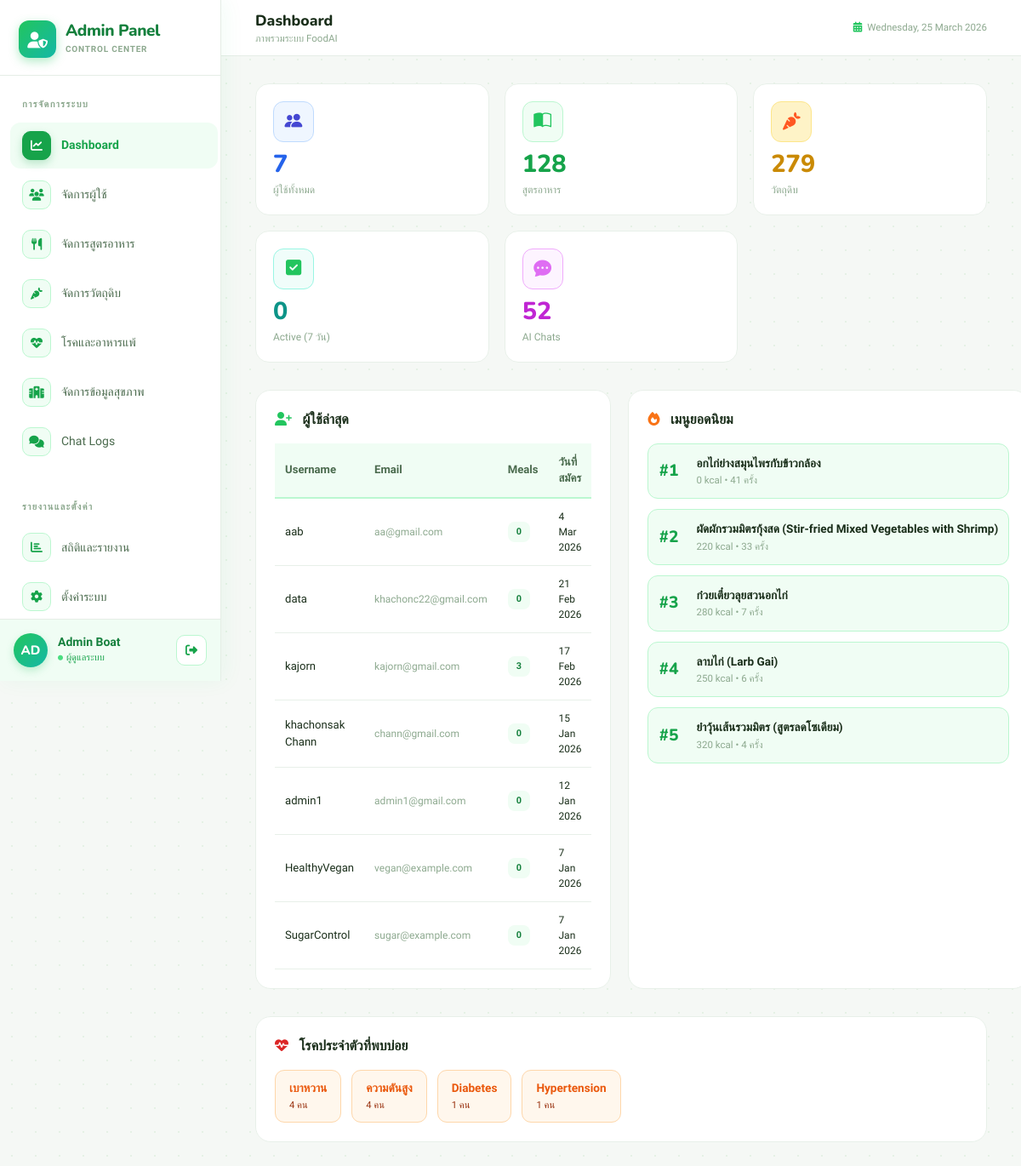
The page /admin/admin_dashboard.php (signed in) on the database as committed earlier.
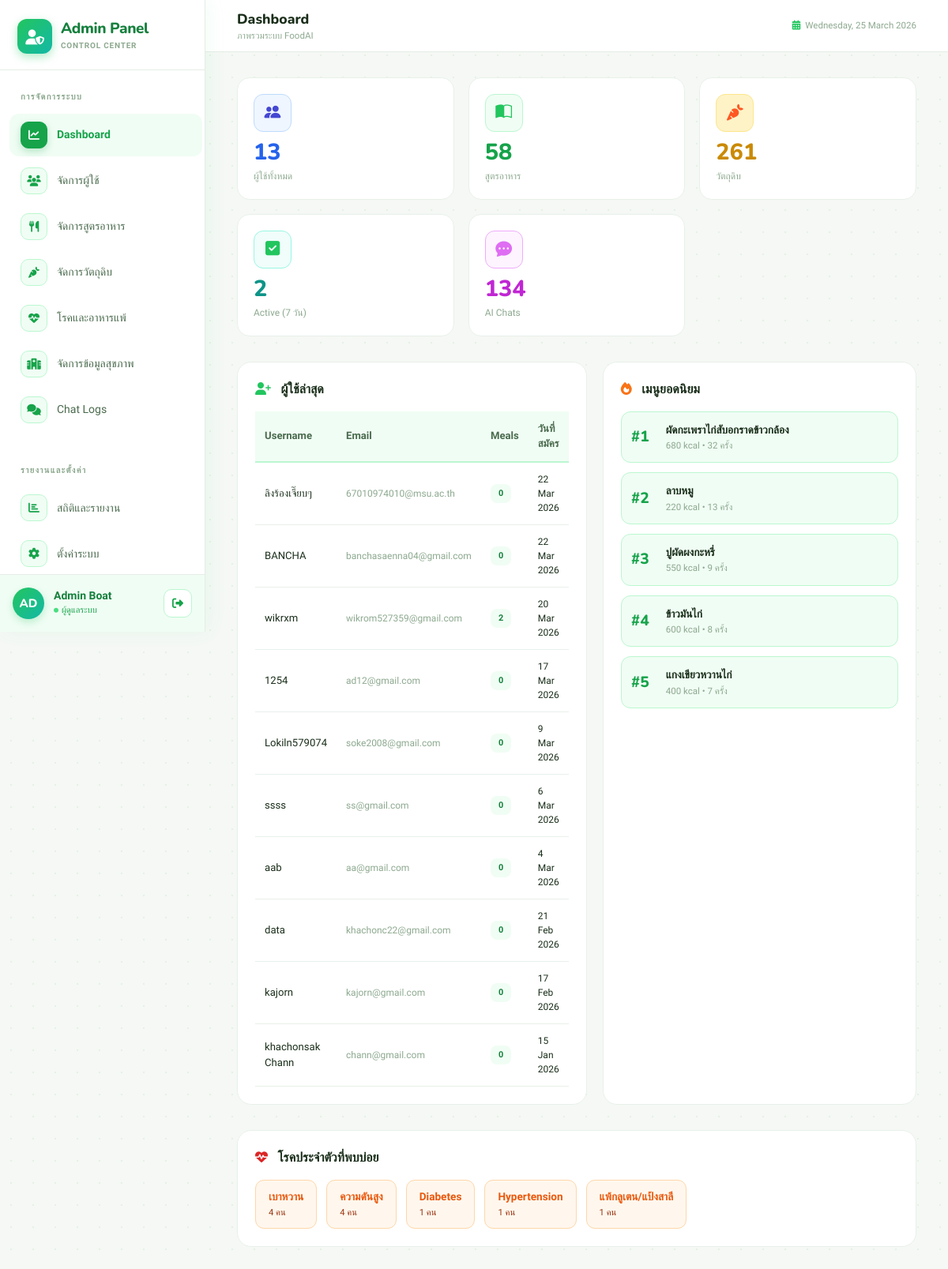
The same page on the database as committed later.
### tables this page shows
CREATE TABLE `users` (
  `id` int(11) NOT NULL,
  `username` varchar(50) NOT NULL,
  `email` varchar(100) NOT NULL,
  `password_hash` text NOT NULL,
  `otp_code` varchar(6) DEFAULT NULL,
  `otp_expires_at` datetime DEFAULT NULL,
  `created_at` timestamp NOT NULL DEFAULT current_timestamp(),
  `first_name` varchar(100) DEFAULT NULL,
  `last_name` varchar(100) DEFAULT NULL,
  `birth_date` date DEFAULT NULL,
  `profile_image` text DEFAULT NULL,
  `role` int(1) DEFAULT 0
);

CREATE TABLE `recipes` (
  `id` int(11) NOT NULL,
  `title` varchar(200) NOT NULL,
  `description` text DEFAULT NULL,
  `ingredients` text DEFAULT NULL,
  `instructions` text NOT NULL,
  `servings` int(11) DEFAULT 1,
  `image` varchar(255) DEFAULT NULL,
  `created_by` int(11) DEFAULT NULL,
  `created_at` timestamp NOT NULL DEFAULT current_timestamp(),
  `calories` int(11) DEFAULT 0,
  `view_count` int(11) DEFAULT 0
);

### admin/admin_dashboard.php (the view, shortened to what the changed rows need)
<?php
include '../config/connect.php';
$total_users = $conn->query("SELECT COUNT(*) as count FROM users WHERE email NOT LIKE '%@admin.com'")->fetch_assoc()['count'];
$total_recipes = $conn->query("SELECT COUNT(*) as count FROM recipes")->fetch_assoc()['count'];
$total_ingredients = $conn->query("SELECT COUNT(*) as count FROM ingredients")->fetch_assoc()['count'];
$active_users = $conn->query("SELECT COUNT(DISTINCT user_id) as count FROM meal_logs WHERE logged_at >= DATE_SUB(NOW(), INTERVAL 7 DAY)")->fetch_assoc()['count'];
$total_chats = $conn->query("SELECT COUNT(*) as count FROM chat_logs WHERE sender = 'user'")->fetch_assoc()['count'];
$hc_query = $conn->query("
    SELECT health_conditions
    FROM health_profiles
    WHERE health_conditions IS NOT NULL
    AND health_conditions != ''
");
$hc_counts = [];
while ($row = $hc_query->fetch_assoc()) {
    $conditions = explode(',', $row['health_conditions']);
    foreach ($conditions as $c) {
        $c = trim($c);
        if ($c !== '' && !in_array(mb_strtolower($c, 'UTF-8'), ['none', 'ไม่มี', 'ไม่มีโรคประจำตัว', 'ไม่มีโรค', '-'])) {
            if (!isset($hc_counts[$c])) {
                $hc_counts[$c] = 0;
            }
            $hc_counts[$c]++;
        }
    }
}
arsort($hc_counts);
$health_conditions = [];
foreach ($hc_counts as $name => $count) {
    $health_conditions[] = ['health_conditions' => $name, 'count' => $count];
    if (count($health_conditions) >= 5) break;
}
$recent_users = $conn->query("
    SELECT u.id, u.username, u.email, u.first_name, u.last_name, u.created_at,
           (SELECT COUNT(*) FROM meal_logs WHERE user_id = u.id) as meal_count
    FROM users u
    WHERE u.email NOT LIKE '%@admin.com'
    ORDER BY u.created_at DESC
    LIMIT 10
")->fetch_all(MYSQLI_ASSOC);
$popular_recipes = $conn->query("
    SELECT id, title, calories, view_count
    FROM recipes
    ORDER BY view_count DESC
    LIMIT 5
")->fetch_all(MYSQLI_ASSOC);
?>
<!DOCTYPE html>
<html lang="th">
<head>
<script src="https://cdn.tailwindcss.com"></script>
<link rel="stylesheet" href="https://cdnjs.cloudflare.com/ajax/libs/font-awesome/6.4.0/css/all.min.css">
<link rel="stylesheet" href="https://cdn.jsdelivr.net/npm/bootstrap-icons@1.11.1/font/bootstrap-icons.css">
</head>
<body>
<div class="page-wrap">
  <main style="padding:2rem 2.5rem 3.5rem;">
    <div class="rv rv1" style="display:grid;grid-template-columns:repeat(auto-fit,minmax(220px,1fr));gap:18px;margin-bottom:2rem;">
      <div class="stat-card">
        <div class="stat-icon" style="background:#eff6ff;border:1px solid #bfdbfe;"><i class="bi bi-people-fill" style="color: #4447d2;"></i></div>
        <div class="stat-val" style="color:#2563eb;"><?= number_format($total_users) ?></div>
        <div class="stat-lbl">ผู้ใช้ทั้งหมด</div>
      </div>
      <div class="stat-card">
        <div class="stat-icon" style="background:#f0fdf4;border:1px solid var(--g200);"><i class="bi bi-book-half" style="color: #22c55e;"></i></div>
        <div class="stat-val" style="color:var(--g600);"><?= number_format($total_recipes) ?></div>
        <div class="stat-lbl">สูตรอาหาร</div>
      </div>
      <div class="stat-card">
        <div class="stat-icon" style="background:#fef3c7;border:1px solid #fde68a;"><i class="fa-solid fa-carrot" style="color: #ff5722;"></i></div>
        <div class="stat-val" style="color:#ca8a04;"><?= number_format($total_ingredients) ?></div>
        <div class="stat-lbl">วัตถุดิบ</div>
      </div>
      <div class="stat-card">
        <div class="stat-icon" style="background:#f0fdfa;border:1px solid #99f6e4;"><i class="fas fa-check-square" style="color: #22c55e;"></i></div>
        <div class="stat-val" style="color:var(--t600);"><?= number_format($active_users) ?></div>
        <div class="stat-lbl">Active (7 วัน)</div>
      </div>
      <div class="stat-card">
        <div class="stat-icon" style="background:#fdf4ff;border:1px solid #f0abfc;"><i class="bi bi-chat-dots-fill" style="color: #df6df3;"></i></div>
        <div class="stat-val" style="color:#c026d3;"><?= number_format($total_chats) ?></div>
        <div class="stat-lbl">AI Chats</div>
      </div>
    </div>
    <div style="display:grid;grid-template-columns:1fr 1fr;gap:20px;margin-bottom:2rem;">
      <div class="rv rv2 card">
        <h2 style="font-family:'Nunito',sans-serif;font-size:1rem;font-weight:800;color:var(--txt);margin-bottom:16px;">
          <i class="fas fa-user-plus" style="color:var(--g500);margin-right:8px;"></i> ผู้ใช้ล่าสุด
        </h2>
        <div class="table-wrap">
          <table class="table">
            <thead>
              <tr>
                <th>Username</th>
                <th>Email</th>
                <th>Meals</th>
                <th>วันที่สมัคร</th>
              </tr>
            </thead>
            <tbody>
              <?php foreach ($recent_users as $u): ?>
              <tr>
                <td><?= htmlspecialchars($u['username']) ?></td>
                <td style="font-size:.75rem;color:var(--muted);"><?= htmlspecialchars($u['email']) ?></td>
                <td><span class="badge" style="background:var(--g50);color:var(--g700);"><?= $u['meal_count'] ?></span></td>
                <td style="font-size:.75rem;"><?= date('j M Y', strtotime($u['created_at'])) ?></td>
              </tr>
              <?php endforeach; ?>
            </tbody>
          </table>
        </div>
      </div>
      <div class="rv rv2 card">
        <h2 style="font-family:'Nunito',sans-serif;font-size:1rem;font-weight:800;color:var(--txt);margin-bottom:16px;">
          <i class="fas fa-fire" style="color:#f97316;margin-right:8px;"></i> เมนูยอดนิยม
        </h2>
        <div style="display:flex;flex-direction:column;gap:12px;">
          <?php foreach ($popular_recipes as $idx => $r): ?>
          <div style="background:var(--g50);border:1px solid var(--g200);border-radius:12px;padding:12px;display:flex;align-items:center;gap:12px;">
            <div style="font-family:'Nunito',sans-serif;font-size:1.2rem;font-weight:800;color:var(--g600);min-width:32px;">
              #<?= $idx + 1 ?>
            </div>
            <div style="flex:1;min-width:0;">
              <div style="font-size:.85rem;font-weight:600;color:var(--txt);white-space:nowrap;overflow:hidden;text-overflow:ellipsis;">
                <?= htmlspecialchars($r['title']) ?>
              </div>
              <div style="font-size:.72rem;color:var(--muted);margin-top:2px;">
                <?= $r['calories'] ?> kcal • <?= $r['view_count'] ?> ครั้ง
              </div>
            </div>
          </div>
          <?php endforeach; ?>
        </div>
      </div>
    </div>
    <div class="rv rv3 card">
      <h2 style="font-family:'Nunito',sans-serif;font-size:1rem;font-weight:800;color:var(--txt);margin-bottom:16px;">
        <i class="fas fa-heartbeat" style="color:#dc2626;margin-right:8px;"></i> โรคประจำตัวที่พบบ่อย
      </h2>
      <div style="display:flex;gap:12px;flex-wrap:wrap;">
        <?php foreach ($health_conditions as $hc): ?>
        <div style="background:#fff7ed;border:1px solid #fed7aa;border-radius:11px;padding:10px 16px;">
          <div style="font-size:.85rem;font-weight:600;color:#ea580c;"><?= htmlspecialchars($hc['health_conditions']) ?></div>
          <div style="font-size:.7rem;color:#9a3412;margin-top:3px;"><?= $hc['count'] ?> คน</div>
        </div>
        <?php endforeach; ?>
      </div>
    </div>
  </main>
</div>
</body>
</html>

Rows that differ between the two databases and show on the page:
no longer on this page (row unchanged): users: username "admin1", email "admin1@gmail.com", meal_count "0", created_at "12 Jan 2026"
no longer on this page (row unchanged): users: username "HealthyVegan", email "vegan@example.com", meal_count "0", created_at "7 Jan 2026"
no longer on this page (row edited): users: username "SugarControl", email "sugar@example.com", meal_count "0", created_at "7 Jan 2026"
removed recipes: title "อกไก่ย่างสมุนไพรกับข้าวกล้อง", calories "0", view_count "41"
removed recipes: title "ผัดผักรวมมิตรกุ้งสด (Stir-fried Mixed Vegetables with Shrimp)", calories "220", view_count "33"
removed recipes: title "ก๋วยเตี๋ยวลุยสวนอกไก่", calories "280", view_count "7"
removed recipes: title "ลาบไก่ (Larb Gai)", calories "250", view_count "6"
removed recipes: title "ยำวุ้นเส้นรวมมิตร (สูตรลดโซเดียม)", calories "320", view_count "4"
added users: username "ลิงร้องเจี๊ยบๆ", email "67010974010@msu.ac.th", meal_count "0", created_at "22 Mar 2026"
added users: username "BANCHA", email "banchasaenna04@gmail.com", meal_count "0", created_at "22 Mar 2026"
added users: username "wikrxm", email "wikrom527359@gmail.com", meal_count "2", created_at "20 Mar 2026"
added users: username "1254", email "ad12@gmail.com", meal_count "0", created_at "17 Mar 2026"
added users: username "Lokiln579074", email "soke2008@gmail.com", meal_count "0", created_at "9 Mar 2026"
added users: username "ssss", email "ss@gmail.com", meal_count "0", created_at "6 Mar 2026"
computed for users "kajorn": meal_count "3" → "0"
now on this page (row edited): recipes: title "ผัดกะเพราไก่สับอกราดข้าวกล้อง", calories "680", view_count "32"
now on this page (row edited): recipes: title "ลาบหมู", calories "220", view_count "13"
now on this page (row edited): recipes: title "ปูผัดผงกะหรี่", calories "550", view_count "9"
now on this page (row edited): recipes: title "ข้าวมันไก่", calories "600", view_count "8"
added recipes: title "แกงเขียวหวานไก่", calories "400", view_count "7"
Other text that changed with them:
$total_users: "7" → "13"
$total_recipes: "128" → "58"
$total_ingredients: "279" → "261"
$active_users: "0" → "2"
$total_chats: "52" → "134"
new list line: "แพ้กลูเตน/แป้งสาลี 1 คน"
